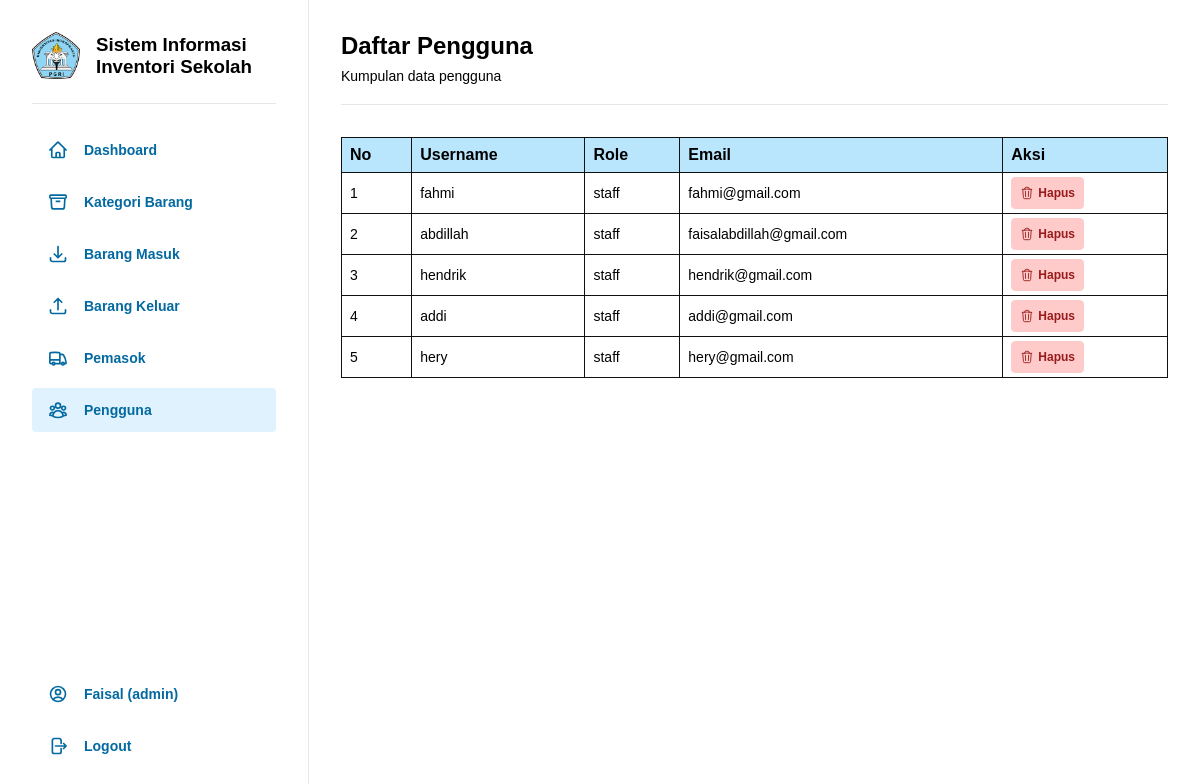
Page /pages/pengguna/index.php (signed in) on the committed database.
### tables this page shows
CREATE TABLE `pengguna` (
  `id_pengguna` int(11) NOT NULL,
  `username` varchar(50) NOT NULL,
  `password` varchar(255) NOT NULL,
  `role` enum('admin','staff') NOT NULL,
  `email` varchar(100) NOT NULL
);

### pages/pengguna/index.php (the view, shortened to what this page needs)
<?php
  include '../../config/database.php';
  include '../../includes/header.php';
  $query = $pdo->query("SELECT * FROM pengguna WHERE role='staff'");
  $users = $query->fetchAll(PDO::FETCH_ASSOC);
  $no=1;
?>
<div class="content flex-column">
    <h2 class="mb-8">Daftar Pengguna</h2>
    <p class="small">Kumpulan data pengguna</p>
    <hr class="mt-20 mb-32">
    <table class="table-view">
        <thead>
            <tr>
                <th>No</th>
                <th>Username</th>
                <th>Role</th>
                <th>Email</th>
                <th>Aksi</th>
            </tr>
        </thead>
        <tbody>
            <?php foreach ($users as $pengguna): ?>
            <tr>
                <td><?php echo $no; ?></td>
                <td><?php echo htmlspecialchars($pengguna['username']); ?></td>
                <td><?php echo htmlspecialchars($pengguna['role']); ?></td>
                <td><?php echo htmlspecialchars($pengguna['email']); ?></td>
                <td>
                    <a class="red btn-sm items-center gap-4" href="delete.php?id=<?php echo $pengguna['id_pengguna']; ?>" onclick="return confirm('Apakah Anda yakin ingin menghapus data pengguna ini?');">
                        <img src="../../assets/images/icons/bin.svg" alt="delete icon">
                        <span>Hapus</span>
                    </a>
                </td>
            </tr>
            <?php $no++; ?>
            <?php endforeach; ?>
        </tbody>
    </table>
</div>
<?php include '../../includes/footer.php'; ?>

### assets/css/style.css (style rules this page uses)
* { box-sizing: border-box; margin: 0; padding: 0; font-family: sans-serif; }
.mt-20 { margin-top: 20px; }
.mb-8 { margin-bottom: 8px; }
.mb-32 { margin-bottom: 32px; }
.gap-4 { gap: 4px; }
.flex-column { display: flex; flex-direction: column; }
.items-center { align-items: center; }
hr { height: 1px; background-color: #e5e7eb; border: 0; margin-block: 8px; }
button.red, a.red { padding: 12px 14px; color: #991b1b; background-color: #fecaca; border: 1px solid #fecaca; border-radius: 4px; font-weight: 600; font-size: 14px; text-decoration: none; }
button.btn-sm, a.btn-sm { padding: 8px; font-size: 12px; }
a { display: flex; }
table tbody tr td a { display: inline-flex; }
.content { width: 100%; padding: 32px; }
.small { font-size: 14px; }
table { width: 100%; border-collapse: collapse; }
table.table-view tr th { background-color: #bae6fd; border: 1px solid #111111; padding: 8px; text-align: left; }
table.table-view tr td { border: 1px solid #111111; padding: 4px 8px; font-size: 14px; text-align: left; }

### rows in the picture
pengguna: username "fahmi", role "staff", email "fahmi@gmail.com"
pengguna: username "abdillah", role "staff", email "faisalabdillah@gmail.com"
pengguna: username "hendrik", role "staff", email "hendrik@gmail.com"
pengguna: username "addi", role "staff", email "addi@gmail.com"
pengguna: username "hery", role "staff", email "hery@gmail.com"

### other values in the picture
$username "Faisal"
$role "admin"
